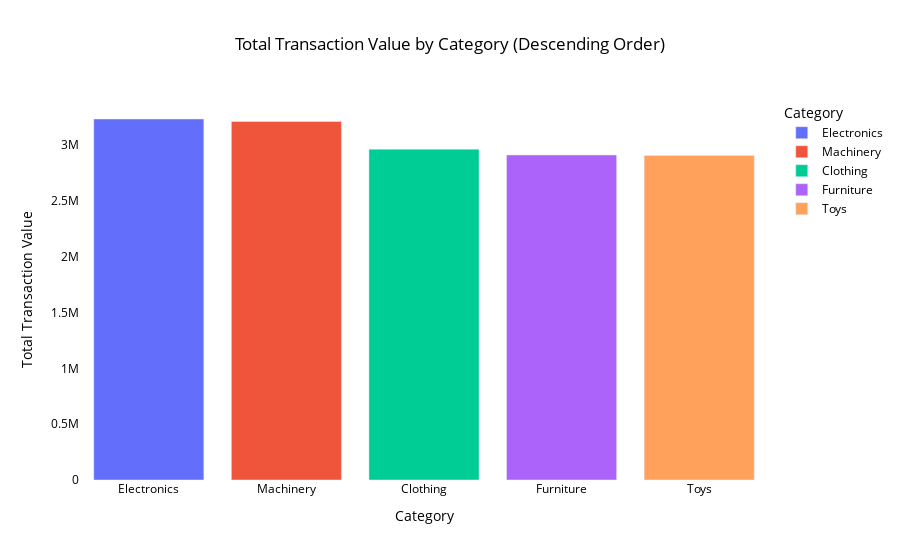

Notebook code cell kept with this figure:
### Code cell
# Import necessary libraries
import pandas as pd
import plotly.express as px


# Filter for both Import and Export data
data_filtered = sample[sample['Import_Export'].isin(['Import', 'Export'])]

# Group by Category and sum the import/export values as transaction value
category_totals = data_filtered.groupby('Category').agg({'Value': 'sum'}).reset_index()

# Rename the 'Value' column to 'Transaction Value'
category_totals.rename(columns={'Value': 'Transaction Value'}, inplace=True)

# Sort the data by Transaction Value in descending order
category_totals = category_totals.sort_values(by='Transaction Value', ascending=False)

# Identify the category with the highest transaction value
highest_transaction = category_totals.loc[category_totals['Transaction Value'].idxmax()]

# Print the category with the highest transaction value
print(f"Category with the highest transaction value: {highest_transaction['Category']} - Value: {highest_transaction['Transaction Value']}")

# Create a bar plot showing the total transaction value by category with different colors
fig = px.bar(category_totals, 
             x='Category', 
             y='Transaction Value', 
             title='Total Transaction Value by Category (Descending Order)',
             labels={'Transaction Value': 'Total Transaction Value', 'Category': 'Category'},
             color='Category',  # Use 'Category' for color differentiation
             color_discrete_sequence=px.colors.qualitative.Plotly)  # You can choose any color sequence here

# Update layout for better visibility with black background and white font
fig.update_layout(
    xaxis_title='Category',
    yaxis_title='Total Transaction Value',
    title_x=0.5,  # Center the title
    height=600,   # Adjust height for better visibility
    plot_bgcolor='white',  # Set plot background to black
    paper_bgcolor='white',  # Set outer chart background to black
    font_color='black'      # Set font color to white for readability
)

# Display the bar plot
fig.show()

### Figure 1 — Plotly figure (JSON) as saved in the notebook; plotly's stock layout.template omitted (floating-point values rounded to 4 significant figures)
{"data": [{"alignmentgroup": "True", "hovertemplate": "Category=%{x}<br>Total Transaction Value=%{y}<extra></extra>", "legendgroup": "Electronics", "marker": {"color": "#636EFA", "pattern": {"shape": ""}}, "name": "Electronics", "offsetgroup": "Electronics", "orientation": "v", "showlegend": true, "textposition": "auto", "type": "bar", "x": ["Electronics"], "xaxis": "x", "y": [3235000.0], "yaxis": "y"}, {"alignmentgroup": "True", "hovertemplate": "Category=%{x}<br>Total Transaction Value=%{y}<extra></extra>", "legendgroup": "Machinery", "marker": {"color": "#EF553B", "pattern": {"shape": ""}}, "name": "Machinery", "offsetgroup": "Machinery", "orientation": "v", "showlegend": true, "textposition": "auto", "type": "bar", "x": ["Machinery"], "xaxis": "x", "y": [3213000.0], "yaxis": "y"}, {"alignmentgroup": "True", "hovertemplate": "Category=%{x}<br>Total Transaction Value=%{y}<extra></extra>", "legendgroup": "Clothing", "marker": {"color": "#00CC96", "pattern": {"shape": ""}}, "name": "Clothing", "offsetgroup": "Clothing", "orientation": "v", "showlegend": true, "textposition": "auto", "type": "bar", "x": ["Clothing"], "xaxis": "x", "y": [2965000.0], "yaxis": "y"}, {"alignmentgroup": "True", "hovertemplate": "Category=%{x}<br>Total Transaction Value=%{y}<extra></extra>", "legendgroup": "Furniture", "marker": {"color": "#AB63FA", "pattern": {"shape": ""}}, "name": "Furniture", "offsetgroup": "Furniture", "orientation": "v", "showlegend": true, "textposition": "auto", "type": "bar", "x": ["Furniture"], "xaxis": "x", "y": [2913000.0], "yaxis": "y"}, {"alignmentgroup": "True", "hovertemplate": "Category=%{x}<br>Total Transaction Value=%{y}<extra></extra>", "legendgroup": "Toys", "marker": {"color": "#FFA15A", "pattern": {"shape": ""}}, "name": "Toys", "offsetgroup": "Toys", "orientation": "v", "showlegend": true, "textposition": "auto", "type": "bar", "x": ["Toys"], "xaxis": "x", "y": [2908000.0], "yaxis": "y"}], "layout": {"autosize": true, "barmode": "relative", "font": {"color": "black"}, "legend": {"title": {"text": "Category"}, "tracegroupgap": 0}, "paper_bgcolor": "white", "plot_bgcolor": "white", "title": {"text": "Total Transaction Value by Category (Descending Order)", "x": 0.5}, "xaxis": {"anchor": "y", "autorange": true, "categoryarray": ["Electronics", "Machinery", "Clothing", "Furniture", "Toys"], "categoryorder": "array", "domain": [0, 1], "range": [-0.5, 4.5], "title": {"text": "Category"}, "type": "category"}, "yaxis": {"anchor": "x", "autorange": true, "domain": [0, 1], "range": [0, 3405000.0], "title": {"text": "Total Transaction Value"}, "type": "linear"}}}
